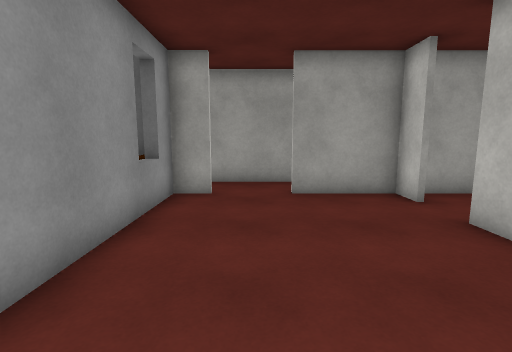
[1] (above)

16 first-person views from a walk through a scene from a Unity 3-D project. The camera is 1.5 m above the floor, tilts 8° down and sees 85° across. The floor is counted in squares, 0.9 m on a side. Each view is taken from the middle of a square. On the plan, view 1 faces up. The plan holds only what a view shows up to about 15 squares ahead; the rest is blank. The place goes on beyond the plan. The player is left out. Surface patterns are stand-ins for the level's own textures.

[2]
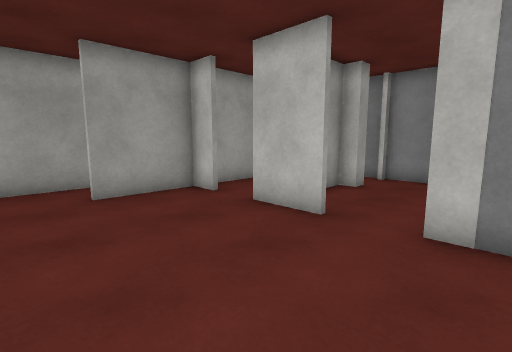

[3]
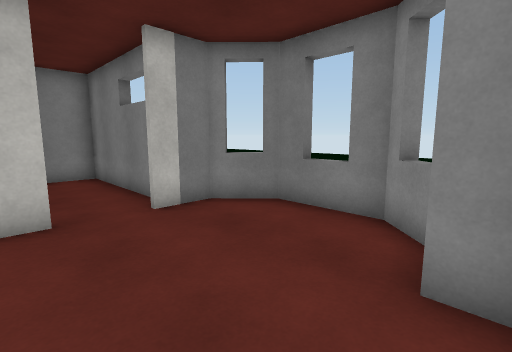

[4]
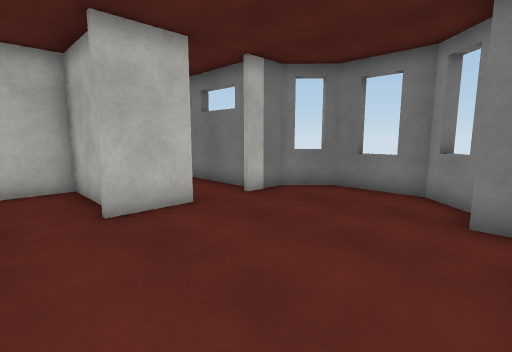

[5]
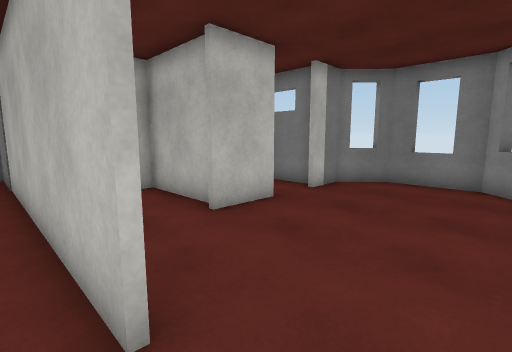

[6]
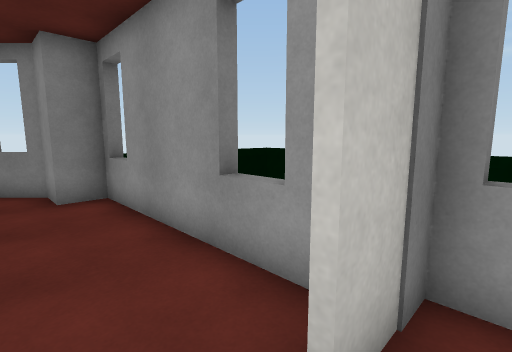

[7]
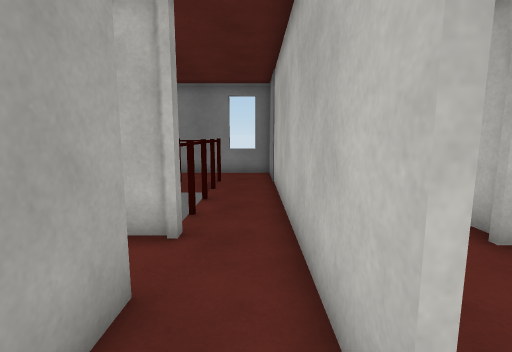

[8]
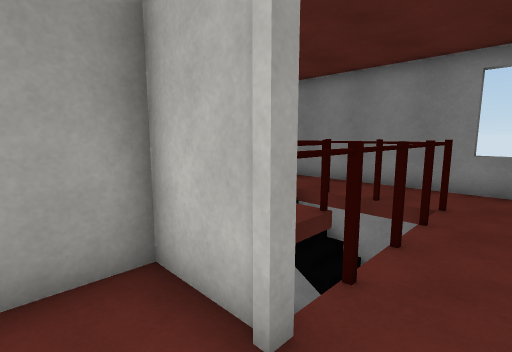

[9]
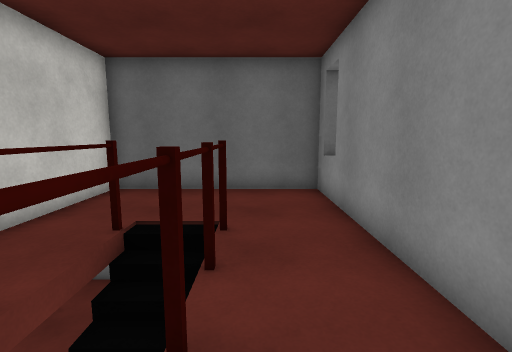

[10]
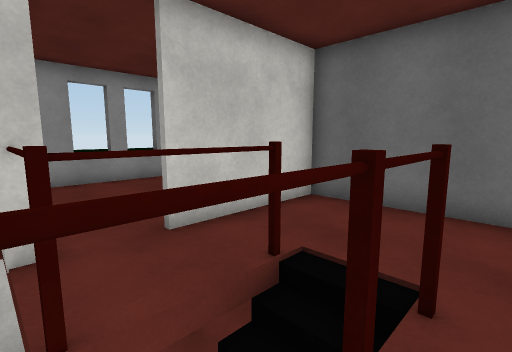

[11]
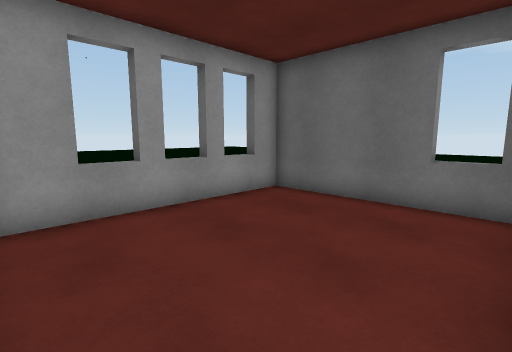

[12]
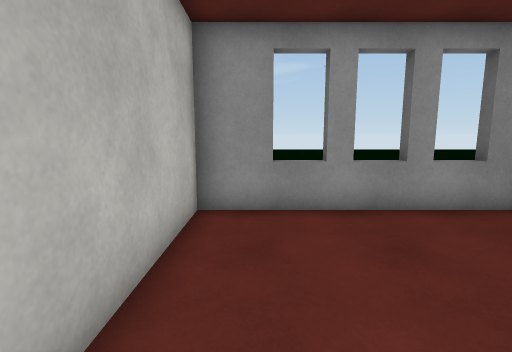

[13]
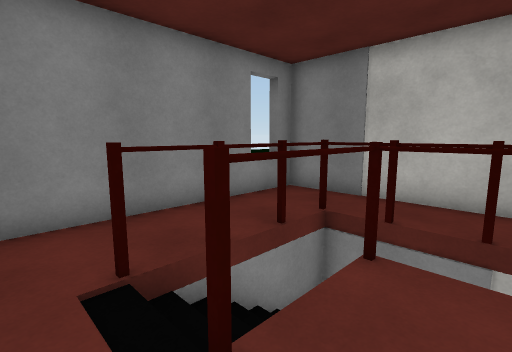

[14]
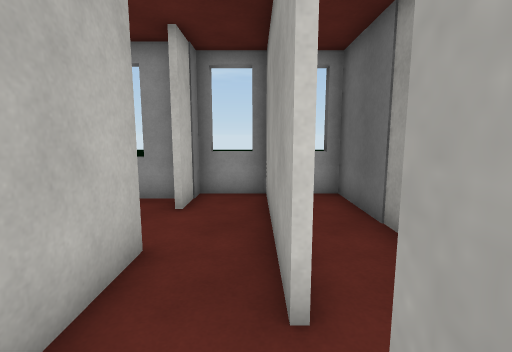

[15]
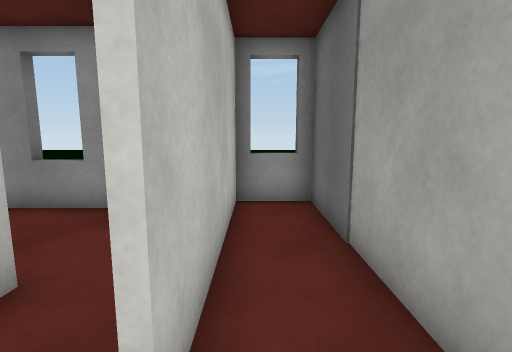

[16]
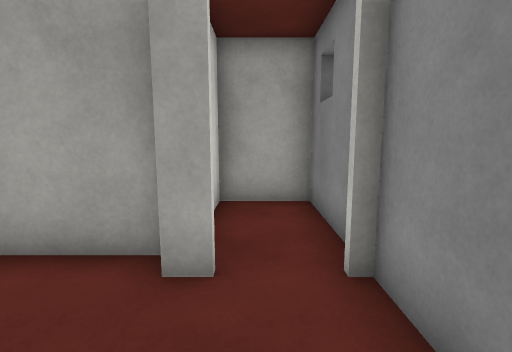

### Floor plan
Key: @ floor where view 1 was taken; # wall or solid block; . main floor; - floor 1.75 m lower than the main floor; _ floor 3.25 m lower than the main floor; / step, stairs or slope; = window, fence, low wall or low ledge; ^ raised ledge.
Columns run from 4 left of view 1 to 13 right of it. Each row starts with its distance up from view 1.
 21         ^
 20     #####^#
 19    ^#.....########
 18    ^#.....#......^
 17    ^^.....#......^
 16    ^#.....#......#
 15    ^^.....#.#/#..#
 14     #........//..#
 13   ###........//..#
 12 ^^..#########//..#
 11  ^.......#_//--..#
 10  ######..........^
  9 ^^...............#
  8  ##...############
  7  ^..........#..#
  6  ^..........#..#
  5  =......#####..#
  4  =......#......^
  3  =.............#
  2  ^.............#
  1  ^#.....#......#
  0   #.@...#######
 -1    #....#
 -2     ####

Where each view was taken, in squares from view 1:
view 1: 0 up, 0 right, facing up
view 2: 0 up, 1 left, facing up-right
view 3: 4 up, 2 left, facing down-right
view 4: 7 up, 2 left, facing down-right
view 5: 9 up, 1 left, facing down-right
view 6: 9 up, 0 right, facing down-left
view 7: 9 up, 0 right, facing right
view 8: 9 up, 3 right, facing up-right
view 9: 10 up, 11 right, facing up
view 10: 12 up, 11 right, facing up-left
view 11: 13 up, 6 right, facing up-left
view 12: 14 up, 6 right, facing left
view 13: 16 up, 7 right, facing down-right
view 14: 10 up, 5 right, facing left
view 15: 11 up, 4 right, facing left
view 16: 1 up, 9 right, facing up
